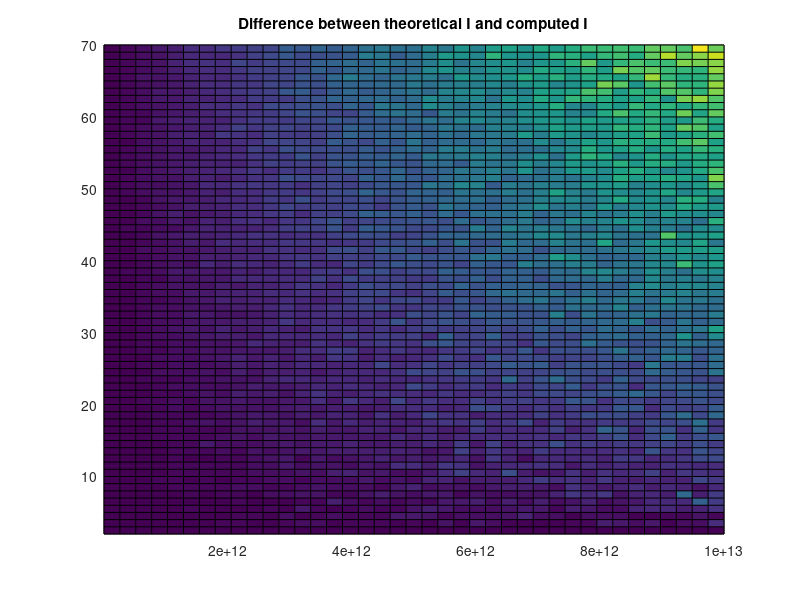

The MATLAB script that drew this image: (Note: this script raises an error after producing the figure.)
%% Code challenge from video 160

clear, clc

%% Why you avoid the inverse

% create a matrix with a known condition number
m = 10; n = m;
CondNum = 20;

[U,~] = qr(randn(m));
[V,~] = qr(randn(n));

s = linspace(CondNum,1,min(m,n));
S = diag(s);

A = U*S*V';

disp(cond(A));

% compute its explicit inverse via inv()
invA = inv(A);

% multiply A*A^-1 to get I
I = A*invA;

% compute the norm of the difference between I and eye()
diff_norm = norm(abs(I-eye(m)));
disp(diff_norm);

%% Extend
% repeat for matrices of size 2-70 and for condition number between 10 and
% 10^12 
MatSizes = 2:70;
CondNums = linspace(10,10e12,40);
norm_diff = zeros(length(MatSizes),length(CondNums));

for i = 1:length(MatSizes)
    for j = 1:length(CondNums)
        
        [U,~] = qr(randn(i));
        [V,~] = qr(randn(i));
        
        S = diag(linspace(CondNums(j),1,min(i)));
        
        A = U*S*V';
        I = A*inv(A);
        
        norm_diff(i,j) = norm(abs(I-eye(i)));
        
    end
end

disp('Max difference between theoretical I and empirical I:')
disp(max(norm_diff(:)))

% in short, for matrices with medium size and relatively high condition
% number, the inverse starts to become very unstable

%% Plotting 

figure(1), clf
pcolor(CondNums,MatSizes,norm_diff)
title('Difference between theoretical I and computed I')
subtitle('for matrices with increasing size and condition number')
xlabel('Condition numbers')
ylabel('Matrix sizes')
set(gca,'clim',[0,max(norm_diff(:))*.6])
colorbar




